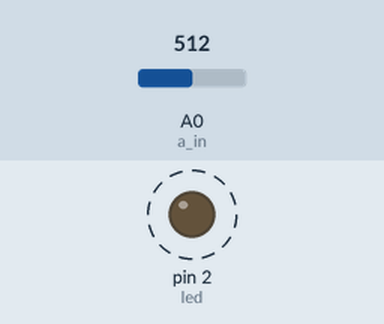
This sketch was run on a simulated Arduino Uno, built with avr-gcc and run on an emulated ATmega328P. On the bench: output pins drawn as LEDs (lit = HIGH). Dashed ring = blinking. The inputs (shaded band) are chosen by the test bench; at power-on: A0 (a_in) = 512.

Above: at 1.8 s.
1.9 s: A0 (a_in) set to 306
At 2.2 s:
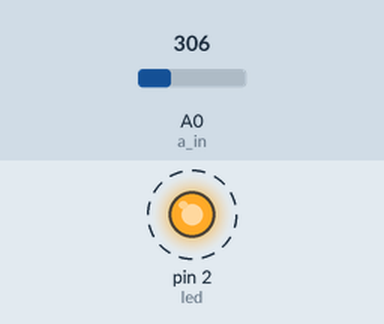
5.4 s: A0 (a_in) set to 122
At 5.57 s:
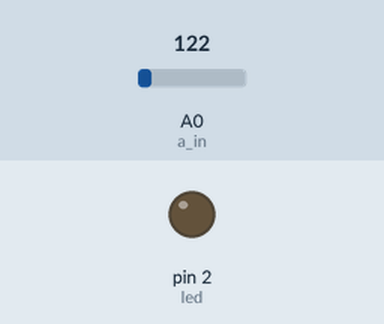
Timing chart, 0 to 14.9 s (numbered marks = the images above; inputs shaded):
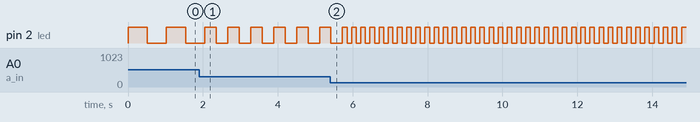

The sketch:

test_analog_in.ino
```cpp
/*
  test_led
  Turns on an LED on for one second, then off, repeatedly.
*/

// Pin 13 is where the on-board LED is connected on most
// Arduino boards (including Teensy 3.0/3.1)
// give it a name:
int boardLed = 13;

// Pin where LED 1 is connected
int led = 2;

// Pin where analog input is connected
int a_in = A0;

// the setup routine runs once when you press reset:
void setup() {
  // initialize the digital pin as an output.
  pinMode(led, OUTPUT);
}

float a_in_value;

// the loop routine runs over and over again forever:
void loop() {
  a_in_value = analogRead(a_in);
  Serial.print("analog input is: ");
  Serial.println(a_in_value);
  digitalWrite(led, HIGH);   // turn the LED on (HIGH is the voltage level)
  delay(a_in_value);               // wait for 200 milliseconds
  digitalWrite(led, LOW);    // turn the LED off by making the voltage LOW
  delay(a_in_value);               // wait for 800 milliseconds
}
```

Measured:
- after the input at 1.9 s, pin 2 (led): alternates HIGH for 0.31 s and LOW for 0.31 s, starting after 0.46 s
- by itself, pin 2 (led): alternates HIGH for 0.51 s and LOW for 0.51 s
